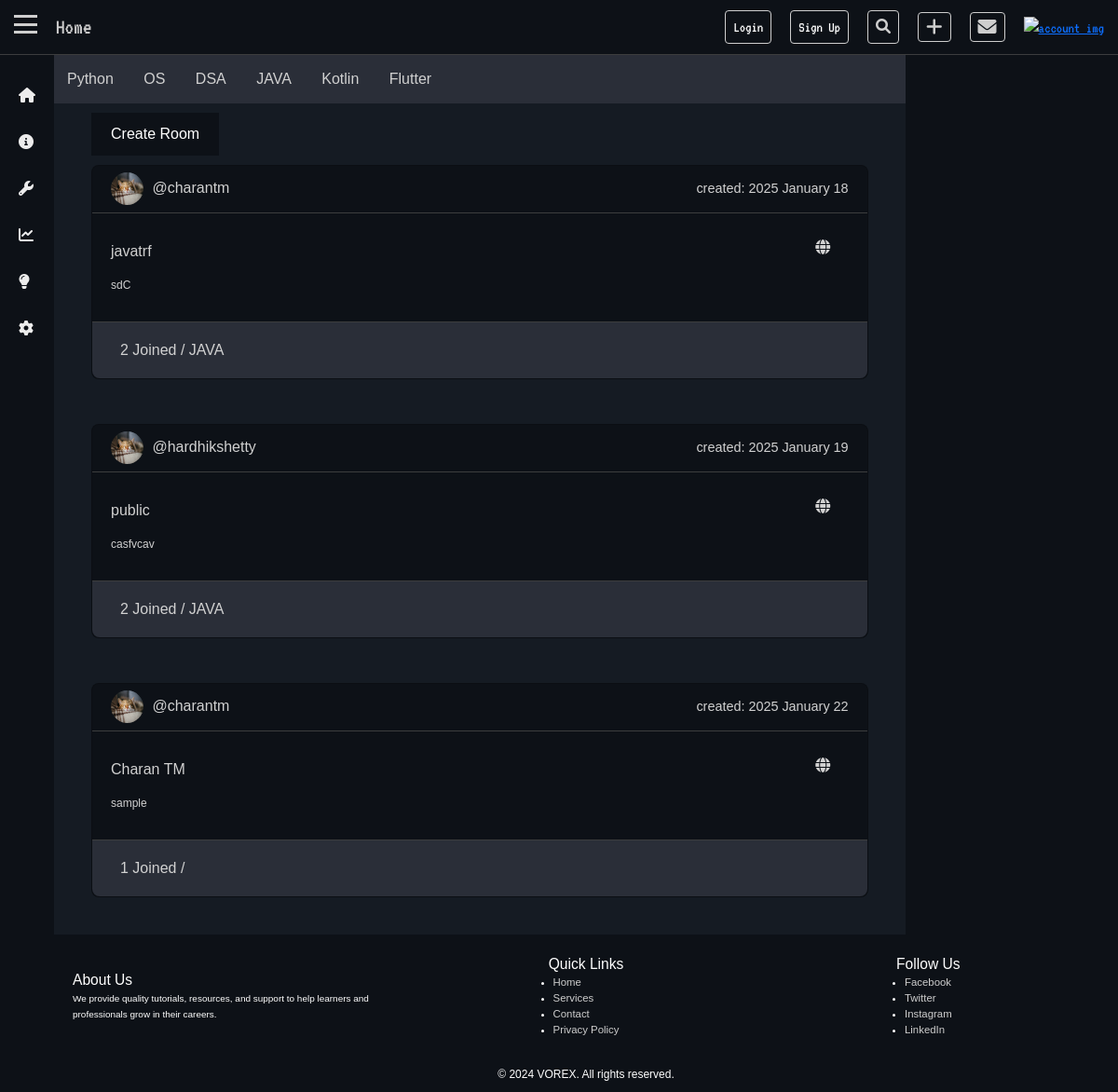
/, run on an earlier commit of the app's database.
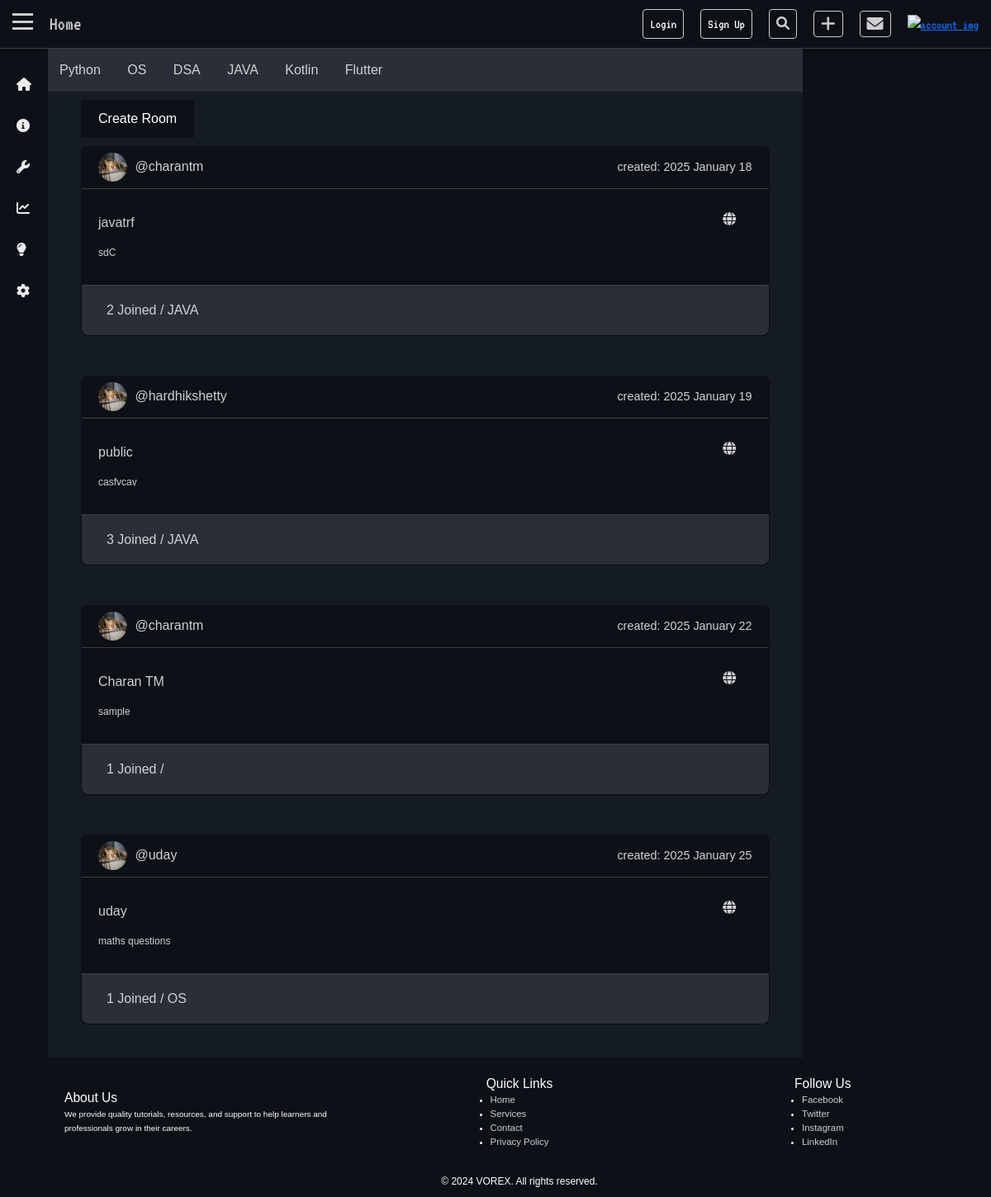
And on a later commit of the database.
### base/models.py (models this page shows, shortened)
class Tag(models.Model):
    name = models.CharField(max_length=500, unique=True)

class Room(models.Model):
    created_by = models.ForeignKey(User, on_delete=models.CASCADE,related_name="rooms",null=True)
    name = models.CharField(max_length=50)
    tags = models.ManyToManyField(Tag, related_name="rooms")
    description = models.TextField(blank=True, null=True)
    created_at = models.DateTimeField(auto_now_add=True)
    updated_at = models.DateTimeField(auto_now=True)
    is_private = models.BooleanField(default=False)
    members_count = models.ManyToManyField(User, related_name="member_count")
    def member_count(self):
        return self.members_count.count()

### base/views.py (the view)
# urls.py: path('',views.home, name='Home'),
def home(request):
    if request.user.is_authenticated:
        if request.user.is_superuser:
            room = Room.objects.all()
        else:
            room = Room.objects.filter(is_private=False)
    else:
        room = Room.objects.filter(is_private=False)
    tag = Tag.objects.all()
    context = {'rooms': room, 'tags': tag}
    return render(request, 'base/home.html', context)

### base/templates/base/home.html (shortened to what this page needs)
{% extends 'base.html' %} {% load static %}  {% block link %}
<link rel="stylesheet" href="{% static 'css/body.css' %}" />
{% endblock %} {% block nav %}
<a href="/">Home </a>
{% endblock %} {% block content %}
<div class="main-body">
  <div class="topic">
    {% for tag in tags %}
    <a href="{% url 'Tag' tag.name %}">{{tag.name}}</a>
    {% endfor %}
  </div>
  <div class="create-room-btn">
    <button onclick="openModal()">Create Room</button>
  </div>
  <div class="content">
    <div class="row g-5">
      {% for room in rooms %}
      <div class="col-md-6 col-lg-12 col-md-12">
        <div class="card">
          <div class="card-top">
            <div class="card-top-left">
              <img src="{% static 'assets/2019_07_29_77135_1564383613._large.jpg' %}" alt="" />
              <a href="{% url 'Profile' room.created_by.username %}">@{{room.created_by.username}}</a>
            </div>
            <p>created: {{room.created_at|date:"Y F j"}}</p>
          </div>
          <div class="card-mid">
            <div class="card-mid-left">
              <a href="{% url 'Rooms' room.name %}">{{room.name}}</a>
              <small>{{room.description}}</small>
            </div>
            <div class="card-mid-right">
               {% if room.is_private %}
              <div class="card-mid-right-gobal">
                <i class="fa-solid fa-lock"></i>
              </div>
              {% else %}
              <div class="card-mid-right-gobal">
                <i class="fa-solid fa-globe"></i>
              </div>
              {% endif %}
            </div>
          </div>
          <div class="card-bottom">
            <p>
              {{room.member_count}} Joined / {% for tag in room.tags.all %}
              <a href="{% url 'Tag' tag.name %}">{{ tag.name }}</a>
              {% endfor %}
            </p>
          </div>
        </div>
      </div>
      {% endfor %}
    </div>
  </div>
  <div class="activity"></div>
</div>
{% endblock %}

What changed in the data, as far as the page shows it:
changed Room "public": member_count "2" → "3"
added Room: created_by.username "uday", created_at "2025 January 25", name "uday", description "maths questions", is_private False (drawn), member_count "1", Tag (name "OS")
